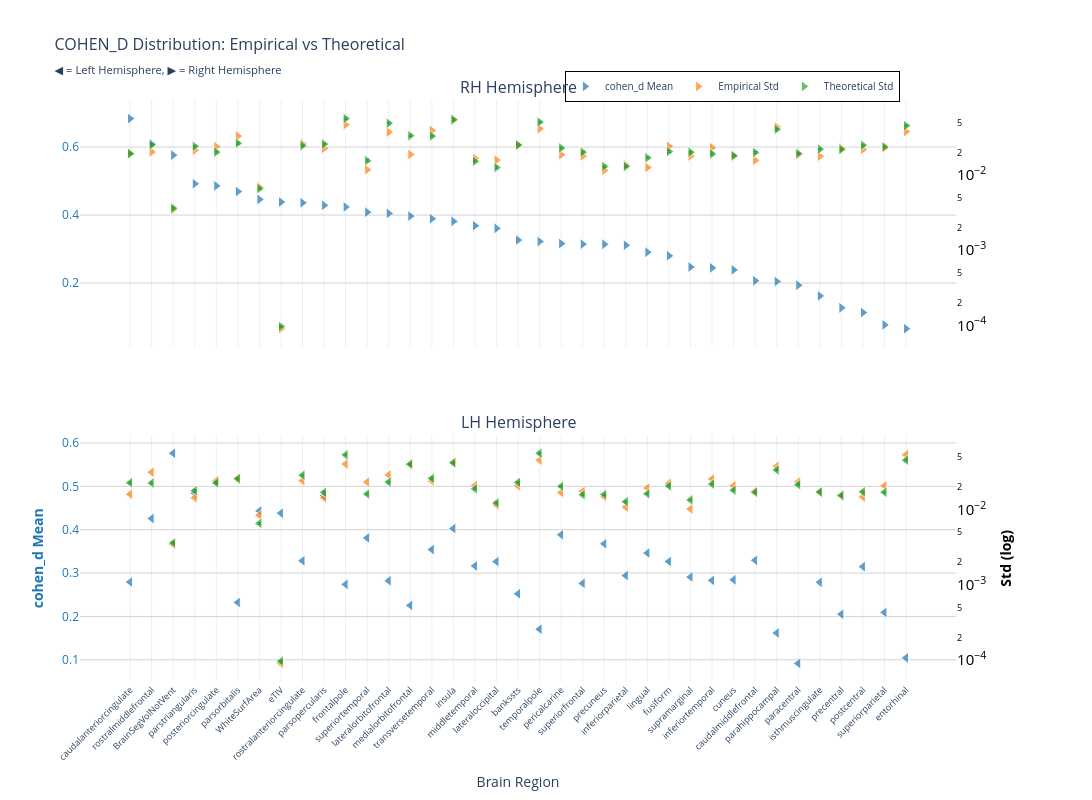
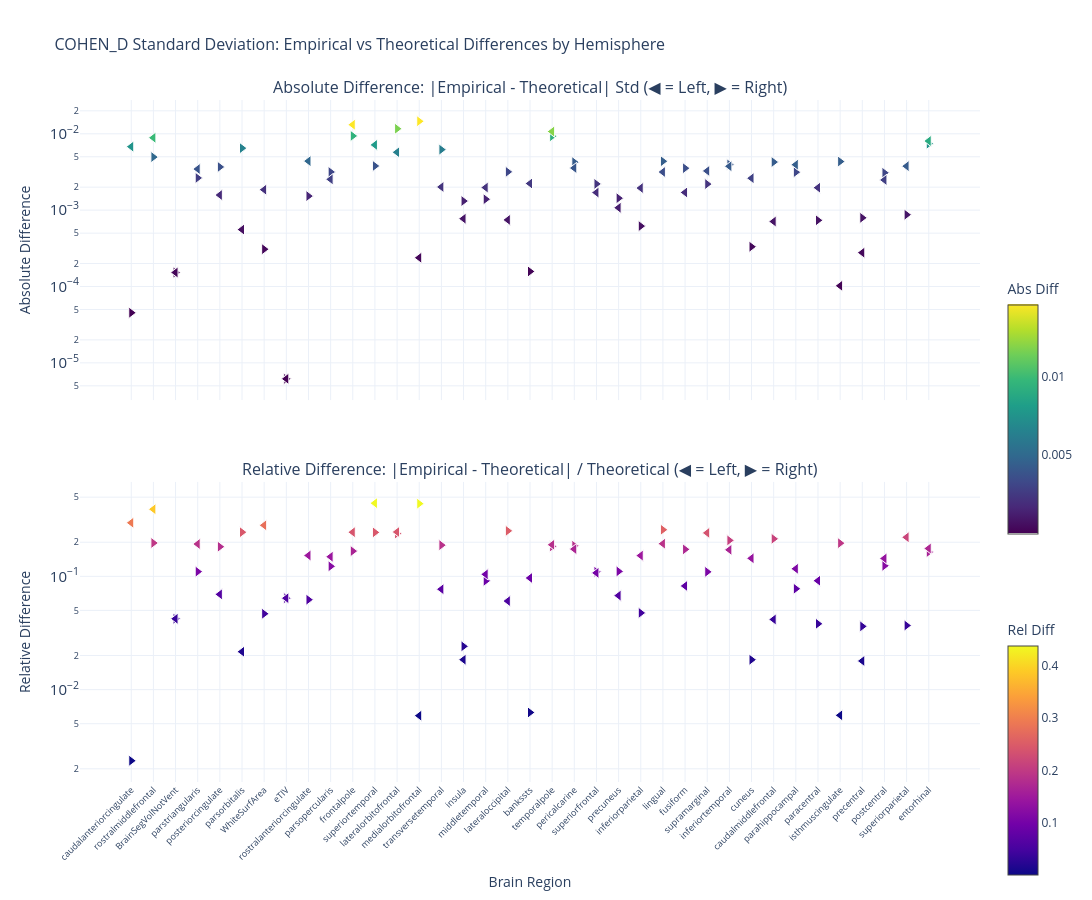

These figures' notebook cell, in order:
### Markdown cell above
### Cohen's d

### Code cell
nu_nav = df_npvr[(df_npvr["timepoint"] == "baseline") & (df_npvr["group"] == "HC-PD")]
data_path = stats_dir / f"cohen_d_baseline_{METRIC}.parquet"
df, stats = get_test_stats(
    data_path,
    stat_functions_F,
    nu_nav,
    hemisphere=True,
    study="baseline",
    raw_values=True,
)
show_figure(
    stats, hemisphere=True, stat_name="cohen_d", study="baseline", metric=METRIC
)

### Figure 1 — Plotly figure (JSON) as saved in the notebook; plotly's stock layout.template omitted (floating-point values rounded to 4 significant figures)
{"data": [{"hovertemplate": "<b>%{x}</b><br>Mean cohen_d: %{y:.2f}<br><extra></extra>", "legendgroup": "mean", "marker": {"color": "#1f77b4", "line": {"color": "white", "width": 1}, "opacity": 0.7, "size": 10, "symbol": "triangle-right"}, "mode": "markers", "name": "cohen_d Mean", "showlegend": true, "type": "scatter", "x": ["caudalanteriorcingulate", "rostralmiddlefrontal", "BrainSegVolNotVent", "parstriangularis", "posteriorcingulate", "parsorbitalis", "WhiteSurfArea", "eTIV", "rostralanteriorcingulate", "parsopercularis", "frontalpole", "superiortemporal", "lateralorbitofrontal", "medialorbitofrontal", "transversetemporal", "insula", "middletemporal", "lateraloccipital", "bankssts", "temporalpole", "pericalcarine", "superiorfrontal", "precuneus", "inferiorparietal", "lingual", "fusiform", "supramarginal", "inferiortemporal", "cuneus", "caudalmiddlefrontal", "parahippocampal", "paracentral", "isthmuscingulate", "precentral", "postcentral", "superiorparietal", "entorhinal"], "xaxis": "x", "y": [0.6837, 0.6097, 0.5763, 0.492, 0.4859, 0.4692, 0.4462, 0.4382, 0.4361, 0.4287, 0.4238, 0.4085, 0.4049, 0.3969, 0.3891, 0.3815, 0.3686, 0.3608, 0.3265, 0.3221, 0.3161, 0.3145, 0.3141, 0.3114, 0.2908, 0.2801, 0.2473, 0.2447, 0.2387, 0.2066, 0.2047, 0.1938, 0.1624, 0.1272, 0.1132, 0.07698, 0.06573], "yaxis": "y"}, {"hovertemplate": "<b>%{x}</b><br>Empirical Std: %{y:.3f}<br><extra></extra>", "legendgroup": "empirical", "marker": {"color": "#ff7f0e", "line": {"color": "white", "width": 1}, "opacity": 0.7, "size": 10, "symbol": "triangle-right"}, "mode": "markers", "name": "Empirical Std", "showlegend": true, "type": "scatter", "x": ["caudalanteriorcingulate", "rostralmiddlefrontal", "BrainSegVolNotVent", "parstriangularis", "posteriorcingulate", "parsorbitalis", "WhiteSurfArea", "eTIV", "rostralanteriorcingulate", "parsopercularis", "frontalpole", "superiortemporal", "lateralorbitofrontal", "medialorbitofrontal", "transversetemporal", "insula", "middletemporal", "lateraloccipital", "bankssts", "temporalpole", "pericalcarine", "superiorfrontal", "precuneus", "inferiorparietal", "lingual", "fusiform", "supramarginal", "inferiortemporal", "cuneus", "caudalmiddlefrontal", "parahippocampal", "paracentral", "isthmuscingulate", "precentral", "postcentral", "superiorparietal", "entorhinal"], "xaxis": "x", "y": [0.01928, 0.02021, 0.003462, 0.02138, 0.02383, 0.03294, 0.006904, 9.012e-05, 0.02608, 0.02262, 0.04684, 0.01173, 0.03719, 0.01874, 0.03914, 0.05333, 0.01664, 0.01577, 0.02488, 0.04124, 0.0186, 0.01793, 0.01154, 0.01361, 0.01259, 0.02404, 0.01785, 0.02305, 0.01775, 0.01565, 0.04364, 0.01858, 0.01773, 0.02272, 0.0218, 0.0228, 0.03788], "yaxis": "y2"}, {"error_y": {"array": [0.0005389, 0.0007051, 0.0001013, 0.0006731, 0.0005647, 0.0007412, 0.0001848, 2.698e-06, 0.000688, 0.0007224, 0.001575, 0.0004349, 0.001368, 0.0009342, 0.0009227, 0.001531, 0.0004272, 0.0003528, 0.0007016, 0.001416, 0.0006402, 0.0005641, 0.0003634, 0.000364, 0.0004751, 0.0005742, 0.0005618, 0.0005348, 0.0005065, 0.000558, 0.001134, 0.0005412, 0.0006182, 0.0006143, 0.0006973, 0.0006631, 0.001269], "arrayminus": [0.000524, 0.0006855, 9.848e-05, 0.0006545, 0.000549, 0.0007207, 0.0001797, 2.623e-06, 0.0006689, 0.0007024, 0.001531, 0.0004228, 0.00133, 0.0009083, 0.0008971, 0.001489, 0.0004154, 0.0003431, 0.0006821, 0.001376, 0.0006224, 0.0005485, 0.0003533, 0.0003539, 0.000462, 0.0005583, 0.0005462, 0.00052, 0.0004924, 0.0005425, 0.001103, 0.0005262, 0.000601, 0.0005972, 0.000678, 0.0006448, 0.001234], "color": "#2ca02c", "thickness": 1, "type": "data", "visible": true, "width": 2}, "hovertemplate": "<b>%{x}</b><br>Theoretical Std: %{y:.3f}<br><extra></extra>", "legendgroup": "theoretical", "marker": {"color": "#2ca02c", "line": {"color": "white", "width": 1}, "opacity": 0.7, "size": 10, "symbol": "triangle-right"}, "mode": "markers", "name": "Theoretical Std", "showlegend": true, "type": "scatter", "x": ["caudalanteriorcingulate", "rostralmiddlefrontal", "BrainSegVolNotVent", "parstriangularis", "posteriorcingulate", "parsorbitalis", "WhiteSurfArea", "eTIV", "rostralanteriorcingulate", "parsopercularis", "frontalpole", "superiortemporal", "lateralorbitofrontal", "medialorbitofrontal", "transversetemporal", "insula", "middletemporal", "lateraloccipital", "bankssts", "temporalpole", "pericalcarine", "superiorfrontal", "precuneus", "inferiorparietal", "lingual", "fusiform", "supramarginal", "inferiortemporal", "cuneus", "caudalmiddlefrontal", "parahippocampal", "paracentral", "isthmuscingulate", "precentral", "postcentral", "superiorparietal", "entorhinal"], "xaxis": "x", "y": [0.01923, 0.02516, 0.003615, 0.02403, 0.02015, 0.02646, 0.006596, 9.63e-05, 0.02456, 0.02578, 0.05622, 0.01552, 0.04883, 0.03334, 0.03293, 0.05464, 0.01525, 0.01259, 0.02504, 0.05053, 0.02285, 0.02013, 0.01297, 0.01299, 0.01696, 0.0205, 0.02005, 0.01909, 0.01808, 0.01991, 0.04049, 0.01932, 0.02206, 0.02192, 0.02489, 0.02367, 0.0453], "yaxis": "y2"}, {"hovertemplate": "<b>%{x}</b><br>Mean cohen_d: %{y:.2f}<br><extra></extra>", "legendgroup": "mean", "marker": {"color": "#1f77b4", "line": {"color": "white", "width": 1}, "opacity": 0.7, "size": 10, "symbol": "triangle-left"}, "mode": "markers", "name": "cohen_d Mean", "showlegend": false, "type": "scatter", "x": ["BrainSegVolNotVent", "posteriorcingulate", "parstriangularis", "parsopercularis", "WhiteSurfArea", "eTIV", "rostralmiddlefrontal", "insula", "pericalcarine", "superiortemporal", "precuneus", "transversetemporal", "lingual", "caudalmiddlefrontal", "rostralanteriorcingulate", "fusiform", "lateraloccipital", "middletemporal", "postcentral", "inferiorparietal", "supramarginal", "cuneus", "inferiortemporal", "lateralorbitofrontal", "caudalanteriorcingulate", "isthmuscingulate", "superiorfrontal", "frontalpole", "bankssts", "parsorbitalis", "medialorbitofrontal", "superiorparietal", "precentral", "temporalpole", "parahippocampal", "entorhinal", "paracentral"], "xaxis": "x2", "y": [0.5763, 0.5101, 0.4842, 0.4787, 0.4433, 0.4382, 0.4258, 0.4027, 0.3884, 0.381, 0.3675, 0.3542, 0.3461, 0.3294, 0.3283, 0.3266, 0.3264, 0.3164, 0.3148, 0.2942, 0.2908, 0.2844, 0.2831, 0.2823, 0.2794, 0.2788, 0.2763, 0.274, 0.2522, 0.2322, 0.2254, 0.2092, 0.2053, 0.1706, 0.1619, 0.1044, 0.09177], "yaxis": "y3"}, {"hovertemplate": "<b>%{x}</b><br>Empirical Std: %{y:.3f}<br><extra></extra>", "legendgroup": "empirical", "marker": {"color": "#ff7f0e", "line": {"color": "white", "width": 1}, "opacity": 0.7, "size": 10, "symbol": "triangle-left"}, "mode": "markers", "name": "Empirical Std", "showlegend": false, "type": "scatter", "x": ["BrainSegVolNotVent", "posteriorcingulate", "parstriangularis", "parsopercularis", "WhiteSurfArea", "eTIV", "rostralmiddlefrontal", "insula", "pericalcarine", "superiortemporal", "precuneus", "transversetemporal", "lingual", "caudalmiddlefrontal", "rostralanteriorcingulate", "fusiform", "lateraloccipital", "middletemporal", "postcentral", "inferiorparietal", "supramarginal", "cuneus", "inferiortemporal", "lateralorbitofrontal", "caudalanteriorcingulate", "isthmuscingulate", "superiorfrontal", "frontalpole", "bankssts", "parsorbitalis", "medialorbitofrontal", "superiorparietal", "precentral", "temporalpole", "parahippocampal", "entorhinal", "paracentral"], "xaxis": "x2", "y": [0.003462, 0.02432, 0.01446, 0.01448, 0.008427, 9.012e-05, 0.03156, 0.04283, 0.01692, 0.02334, 0.01483, 0.02412, 0.01944, 0.01776, 0.02434, 0.02244, 0.01157, 0.02095, 0.01481, 0.01085, 0.01024, 0.02081, 0.02568, 0.02901, 0.01607, 0.01711, 0.01755, 0.04049, 0.02087, 0.02631, 0.04018, 0.02082, 0.01523, 0.04567, 0.03776, 0.05372, 0.02349], "yaxis": "y4"}, {"error_y": {"array": [0.0001013, 0.0006373, 0.0005019, 0.0004767, 0.0001842, 2.698e-06, 0.0006356, 0.001178, 0.0005738, 0.0004534, 0.0004455, 0.0007323, 0.0004561, 0.0004777, 0.0008048, 0.000581, 0.0003451, 0.0005317, 0.0004846, 0.0003586, 0.0003782, 0.0005095, 0.0006142, 0.0006522, 0.0006403, 0.0004822, 0.000444, 0.001503, 0.0006472, 0.0007217, 0.001132, 0.0004778, 0.0004344, 0.001579, 0.0009475, 0.00128, 0.0006029], "arrayminus": [9.848e-05, 0.0006196, 0.000488, 0.0004635, 0.0001791, 2.623e-06, 0.000618, 0.001146, 0.0005579, 0.0004408, 0.0004331, 0.000712, 0.0004434, 0.0004645, 0.0007825, 0.0005649, 0.0003356, 0.0005169, 0.0004711, 0.0003487, 0.0003678, 0.0004954, 0.0005972, 0.0006341, 0.0006225, 0.0004688, 0.0004317, 0.001461, 0.0006293, 0.0007017, 0.001101, 0.0004645, 0.0004224, 0.001536, 0.0009212, 0.001244, 0.0005862], "color": "#2ca02c", "thickness": 1, "type": "data", "visible": true, "width": 2}, "hovertemplate": "<b>%{x}</b><br>Theoretical Std: %{y:.3f}<br><extra></extra>", "legendgroup": "theoretical", "marker": {"color": "#2ca02c", "line": {"color": "white", "width": 1}, "opacity": 0.7, "size": 10, "symbol": "triangle-left"}, "mode": "markers", "name": "Theoretical Std", "showlegend": false, "type": "scatter", "x": ["BrainSegVolNotVent", "posteriorcingulate", "parstriangularis", "parsopercularis", "WhiteSurfArea", "eTIV", "rostralmiddlefrontal", "insula", "pericalcarine", "superiortemporal", "precuneus", "transversetemporal", "lingual", "caudalmiddlefrontal", "rostralanteriorcingulate", "fusiform", "lateraloccipital", "middletemporal", "postcentral", "inferiorparietal", "supramarginal", "cuneus", "inferiortemporal", "lateralorbitofrontal", "caudalanteriorcingulate", "isthmuscingulate", "superiorfrontal", "frontalpole", "bankssts", "parsorbitalis", "medialorbitofrontal", "superiorparietal", "precentral", "temporalpole", "parahippocampal", "entorhinal", "paracentral"], "xaxis": "x2", "y": [0.003615, 0.02275, 0.01792, 0.01701, 0.006573, 9.63e-05, 0.02268, 0.04206, 0.02048, 0.01618, 0.0159, 0.02614, 0.01628, 0.01705, 0.02872, 0.02074, 0.01232, 0.01898, 0.01729, 0.0128, 0.0135, 0.01819, 0.02192, 0.02328, 0.02285, 0.01721, 0.01585, 0.05364, 0.0231, 0.02576, 0.04042, 0.01705, 0.0155, 0.05637, 0.03382, 0.04568, 0.02152], "yaxis": "y4"}], "layout": {"annotations": [{"font": {"size": 16}, "showarrow": false, "text": "RH Hemisphere", "x": 0.47, "xanchor": "center", "xref": "paper", "y": 1, "yanchor": "bottom", "yref": "paper"}, {"font": {"size": 16}, "showarrow": false, "text": "LH Hemisphere", "x": 0.47, "xanchor": "center", "xref": "paper", "y": 0.425, "yanchor": "bottom", "yref": "paper"}], "height": 800, "hovermode": "x", "legend": {"bgcolor": "rgba(255, 255, 255, 0.9)", "bordercolor": "black", "borderwidth": 1, "font": {"size": 10}, "orientation": "h", "x": 0.7, "xanchor": "center", "y": 1.05}, "title": {"font": {"size": 16}, "text": "COHEN_D Distribution: Empirical vs Theoretical<br><sub>◀ = Left Hemisphere, ▶ = Right Hemisphere</sub>"}, "width": 1400, "xaxis": {"anchor": "y", "domain": [0, 0.94], "matches": "x2", "showticklabels": false}, "xaxis2": {"anchor": "y3", "domain": [0, 0.94], "tickangle": -45, "tickfont": {"size": 9}, "title": {"text": "Brain Region"}}, "yaxis": {"anchor": "x", "domain": [0.575, 1], "gridcolor": "lightgray", "showgrid": true, "tickfont": {"color": "#1f77b4"}, "title": {"font": {"color": "#1f77b4"}, "text": ""}}, "yaxis2": {"anchor": "x", "exponentformat": "power", "overlaying": "y", "showgrid": false, "side": "right", "tickfont": {"color": "black"}, "title": {"font": {"color": "black"}, "text": ""}, "type": "log"}, "yaxis3": {"anchor": "x2", "domain": [0, 0.425], "gridcolor": "lightgray", "showgrid": true, "tickfont": {"color": "#1f77b4"}, "title": {"font": {"color": "#1f77b4"}, "text": "<b>cohen_d Mean</b>"}}, "yaxis4": {"anchor": "x2", "exponentformat": "power", "overlaying": "y3", "showgrid": false, "side": "right", "tickfont": {"color": "black"}, "title": {"font": {"color": "black"}, "text": "<b>Std (log)</b>"}, "type": "log"}}}

### Figure 2 — Plotly figure (JSON) as saved in the notebook; plotly's stock layout.template omitted (floating-point values rounded to 4 significant figures)
{"data": [{"hovertemplate": "<b>%{x}</b><br>Hemisphere: %{text}<br>Abs Diff: %{y:.4f}<br><extra></extra>", "legendgroup": "abs_rh", "marker": {"color": [4.531e-05, 0.004956, 0.0001526, 0.002643, 0.003678, 0.006486, 0.0003082, 6.176e-06, 0.001528, 0.003159, 0.009382, 0.00379, 0.01164, 0.0146, 0.006206, 0.001316, 0.00139, 0.003172, 0.0001574, 0.009285, 0.004253, 0.002206, 0.001434, 0.0006179, 0.004369, 0.003544, 0.002195, 0.003962, 0.0003319, 0.004266, 0.003145, 0.0007357, 0.00433, 0.0007929, 0.003084, 0.0008712, 0.007415], "colorbar": {"len": 0.4, "title": {"text": "Abs Diff"}, "y": 0.75, "yanchor": "top"}, "colorscale": [[0, "#440154"], [0.1111, "#482878"], [0.2222, "#3e4989"], [0.3333, "#31688e"], [0.4444, "#26828e"], [0.5556, "#1f9e89"], [0.6667, "#35b779"], [0.7778, "#6ece58"], [0.8889, "#b5de2b"], [1, "#fde725"]], "line": {"color": "white", "width": 1}, "showscale": true, "size": 10, "symbol": "triangle-right"}, "mode": "markers", "name": "Absolute (rh)", "showlegend": false, "text": ["rh", "rh", "rh", "rh", "rh", "rh", "rh", "rh", "rh", "rh", "rh", "rh", "rh", "rh", "rh", "rh", "rh", "rh", "rh", "rh", "rh", "rh", "rh", "rh", "rh", "rh", "rh", "rh", "rh", "rh", "rh", "rh", "rh", "rh", "rh", "rh", "rh"], "type": "scatter", "x": ["caudalanteriorcingulate", "rostralmiddlefrontal", "BrainSegVolNotVent", "parstriangularis", "posteriorcingulate", "parsorbitalis", "WhiteSurfArea", "eTIV", "rostralanteriorcingulate", "parsopercularis", "frontalpole", "superiortemporal", "lateralorbitofrontal", "medialorbitofrontal", "transversetemporal", "insula", "middletemporal", "lateraloccipital", "bankssts", "temporalpole", "pericalcarine", "superiorfrontal", "precuneus", "inferiorparietal", "lingual", "fusiform", "supramarginal", "inferiortemporal", "cuneus", "caudalmiddlefrontal", "parahippocampal", "paracentral", "isthmuscingulate", "precentral", "postcentral", "superiorparietal", "entorhinal"], "xaxis": "x", "y": [4.531e-05, 0.004956, 0.0001526, 0.002643, 0.003678, 0.006486, 0.0003082, 6.176e-06, 0.001528, 0.003159, 0.009382, 0.00379, 0.01164, 0.0146, 0.006206, 0.001316, 0.00139, 0.003172, 0.0001574, 0.009285, 0.004253, 0.002206, 0.001434, 0.0006179, 0.004369, 0.003544, 0.002195, 0.003962, 0.0003319, 0.004266, 0.003145, 0.0007357, 0.00433, 0.0007929, 0.003084, 0.0008712, 0.007415], "yaxis": "y"}, {"hovertemplate": "<b>%{x}</b><br>Hemisphere: %{text}<br>Rel Diff: %{y:.2%}<br><extra></extra>", "legendgroup": "rel_rh", "marker": {"color": [0.002356, 0.1969, 0.0422, 0.11, 0.1825, 0.2452, 0.04672, 0.06413, 0.0622, 0.1225, 0.1669, 0.2442, 0.2384, 0.4379, 0.1885, 0.02409, 0.09119, 0.2519, 0.006285, 0.1838, 0.1861, 0.1096, 0.1105, 0.04757, 0.2576, 0.1729, 0.1095, 0.2076, 0.01836, 0.2142, 0.07767, 0.03809, 0.1962, 0.03617, 0.1239, 0.03681, 0.1637], "colorbar": {"len": 0.4, "title": {"text": "Rel Diff"}, "y": 0.25, "yanchor": "top"}, "colorscale": [[0, "#0d0887"], [0.1111, "#46039f"], [0.2222, "#7201a8"], [0.3333, "#9c179e"], [0.4444, "#bd3786"], [0.5556, "#d8576b"], [0.6667, "#ed7953"], [0.7778, "#fb9f3a"], [0.8889, "#fdca26"], [1, "#f0f921"]], "line": {"color": "white", "width": 1}, "showscale": true, "size": 10, "symbol": "triangle-right"}, "mode": "markers", "name": "Relative (rh)", "showlegend": false, "text": ["rh", "rh", "rh", "rh", "rh", "rh", "rh", "rh", "rh", "rh", "rh", "rh", "rh", "rh", "rh", "rh", "rh", "rh", "rh", "rh", "rh", "rh", "rh", "rh", "rh", "rh", "rh", "rh", "rh", "rh", "rh", "rh", "rh", "rh", "rh", "rh", "rh"], "type": "scatter", "x": ["caudalanteriorcingulate", "rostralmiddlefrontal", "BrainSegVolNotVent", "parstriangularis", "posteriorcingulate", "parsorbitalis", "WhiteSurfArea", "eTIV", "rostralanteriorcingulate", "parsopercularis", "frontalpole", "superiortemporal", "lateralorbitofrontal", "medialorbitofrontal", "transversetemporal", "insula", "middletemporal", "lateraloccipital", "bankssts", "temporalpole", "pericalcarine", "superiorfrontal", "precuneus", "inferiorparietal", "lingual", "fusiform", "supramarginal", "inferiortemporal", "cuneus", "caudalmiddlefrontal", "parahippocampal", "paracentral", "isthmuscingulate", "precentral", "postcentral", "superiorparietal", "entorhinal"], "xaxis": "x2", "y": [0.002356, 0.1969, 0.0422, 0.11, 0.1825, 0.2452, 0.04672, 0.06413, 0.0622, 0.1225, 0.1669, 0.2442, 0.2384, 0.4379, 0.1885, 0.02409, 0.09119, 0.2519, 0.006285, 0.1838, 0.1861, 0.1096, 0.1105, 0.04757, 0.2576, 0.1729, 0.1095, 0.2076, 0.01836, 0.2142, 0.07767, 0.03809, 0.1962, 0.03617, 0.1239, 0.03681, 0.1637], "yaxis": "y2"}, {"hovertemplate": "<b>%{x}</b><br>Hemisphere: %{text}<br>Abs Diff: %{y:.4f}<br><extra></extra>", "legendgroup": "abs_lh", "marker": {"color": [0.0001526, 0.001577, 0.003455, 0.002534, 0.001854, 6.176e-06, 0.008871, 0.0007727, 0.003561, 0.007156, 0.001074, 0.002011, 0.003159, 0.0007097, 0.004387, 0.001705, 0.0007451, 0.001976, 0.002485, 0.001949, 0.003263, 0.002622, 0.003754, 0.005731, 0.006785, 0.0001021, 0.001699, 0.01315, 0.002234, 0.0005563, 0.000238, 0.00377, 0.0002775, 0.01071, 0.003941, 0.008044, 0.001968], "colorbar": {"len": 0.4, "title": {"text": "Abs Diff"}, "y": 0.75, "yanchor": "top"}, "colorscale": [[0, "#440154"], [0.1111, "#482878"], [0.2222, "#3e4989"], [0.3333, "#31688e"], [0.4444, "#26828e"], [0.5556, "#1f9e89"], [0.6667, "#35b779"], [0.7778, "#6ece58"], [0.8889, "#b5de2b"], [1, "#fde725"]], "line": {"color": "white", "width": 1}, "showscale": false, "size": 10, "symbol": "triangle-left"}, "mode": "markers", "name": "Absolute (lh)", "showlegend": false, "text": ["lh", "lh", "lh", "lh", "lh", "lh", "lh", "lh", "lh", "lh", "lh", "lh", "lh", "lh", "lh", "lh", "lh", "lh", "lh", "lh", "lh", "lh", "lh", "lh", "lh", "lh", "lh", "lh", "lh", "lh", "lh", "lh", "lh", "lh", "lh", "lh", "lh"], "type": "scatter", "x": ["BrainSegVolNotVent", "posteriorcingulate", "parstriangularis", "parsopercularis", "WhiteSurfArea", "eTIV", "rostralmiddlefrontal", "insula", "pericalcarine", "superiortemporal", "precuneus", "transversetemporal", "lingual", "caudalmiddlefrontal", "rostralanteriorcingulate", "fusiform", "lateraloccipital", "middletemporal", "postcentral", "inferiorparietal", "supramarginal", "cuneus", "inferiortemporal", "lateralorbitofrontal", "caudalanteriorcingulate", "isthmuscingulate", "superiorfrontal", "frontalpole", "bankssts", "parsorbitalis", "medialorbitofrontal", "superiorparietal", "precentral", "temporalpole", "parahippocampal", "entorhinal", "paracentral"], "xaxis": "x", "y": [0.0001526, 0.001577, 0.003455, 0.002534, 0.001854, 6.176e-06, 0.008871, 0.0007727, 0.003561, 0.007156, 0.001074, 0.002011, 0.003159, 0.0007097, 0.004387, 0.001705, 0.0007451, 0.001976, 0.002485, 0.001949, 0.003263, 0.002622, 0.003754, 0.005731, 0.006785, 0.0001021, 0.001699, 0.01315, 0.002234, 0.0005563, 0.000238, 0.00377, 0.0002775, 0.01071, 0.003941, 0.008044, 0.001968], "yaxis": "y"}, {"hovertemplate": "<b>%{x}</b><br>Hemisphere: %{text}<br>Rel Diff: %{y:.2%}<br><extra></extra>", "legendgroup": "rel_lh", "marker": {"color": [0.0422, 0.06933, 0.1929, 0.1489, 0.282, 0.06413, 0.3911, 0.01837, 0.1739, 0.4422, 0.06755, 0.07695, 0.1941, 0.04163, 0.1527, 0.08221, 0.06049, 0.1042, 0.1437, 0.1523, 0.2417, 0.1442, 0.1713, 0.2462, 0.2969, 0.005932, 0.1072, 0.2452, 0.0967, 0.0216, 0.00589, 0.2211, 0.0179, 0.1899, 0.1165, 0.1761, 0.09144], "colorbar": {"len": 0.4, "title": {"text": "Rel Diff"}, "y": 0.25, "yanchor": "top"}, "colorscale": [[0, "#0d0887"], [0.1111, "#46039f"], [0.2222, "#7201a8"], [0.3333, "#9c179e"], [0.4444, "#bd3786"], [0.5556, "#d8576b"], [0.6667, "#ed7953"], [0.7778, "#fb9f3a"], [0.8889, "#fdca26"], [1, "#f0f921"]], "line": {"color": "white", "width": 1}, "showscale": false, "size": 10, "symbol": "triangle-left"}, "mode": "markers", "name": "Relative (lh)", "showlegend": false, "text": ["lh", "lh", "lh", "lh", "lh", "lh", "lh", "lh", "lh", "lh", "lh", "lh", "lh", "lh", "lh", "lh", "lh", "lh", "lh", "lh", "lh", "lh", "lh", "lh", "lh", "lh", "lh", "lh", "lh", "lh", "lh", "lh", "lh", "lh", "lh", "lh", "lh"], "type": "scatter", "x": ["BrainSegVolNotVent", "posteriorcingulate", "parstriangularis", "parsopercularis", "WhiteSurfArea", "eTIV", "rostralmiddlefrontal", "insula", "pericalcarine", "superiortemporal", "precuneus", "transversetemporal", "lingual", "caudalmiddlefrontal", "rostralanteriorcingulate", "fusiform", "lateraloccipital", "middletemporal", "postcentral", "inferiorparietal", "supramarginal", "cuneus", "inferiortemporal", "lateralorbitofrontal", "caudalanteriorcingulate", "isthmuscingulate", "superiorfrontal", "frontalpole", "bankssts", "parsorbitalis", "medialorbitofrontal", "superiorparietal", "precentral", "temporalpole", "parahippocampal", "entorhinal", "paracentral"], "xaxis": "x2", "y": [0.0422, 0.06933, 0.1929, 0.1489, 0.282, 0.06413, 0.3911, 0.01837, 0.1739, 0.4422, 0.06755, 0.07695, 0.1941, 0.04163, 0.1527, 0.08221, 0.06049, 0.1042, 0.1437, 0.1523, 0.2417, 0.1442, 0.1713, 0.2462, 0.2969, 0.005932, 0.1072, 0.2452, 0.0967, 0.0216, 0.00589, 0.2211, 0.0179, 0.1899, 0.1165, 0.1761, 0.09144], "yaxis": "y2"}], "layout": {"annotations": [{"font": {"size": 16}, "showarrow": false, "text": "Absolute Difference: |Empirical - Theoretical| Std (◀ = Left, ▶ = Right)", "x": 0.5, "xanchor": "center", "xref": "paper", "y": 1, "yanchor": "bottom", "yref": "paper"}, {"font": {"size": 16}, "showarrow": false, "text": "Relative Difference: |Empirical - Theoretical| / Theoretical (◀ = Left, ▶ = Right)", "x": 0.5, "xanchor": "center", "xref": "paper", "y": 0.44, "yanchor": "bottom", "yref": "paper"}], "height": 900, "hovermode": "x unified", "showlegend": false, "title": {"font": {"size": 16}, "text": "COHEN_D Standard Deviation: Empirical vs Theoretical Differences by Hemisphere"}, "width": 1400, "xaxis": {"anchor": "y", "domain": [0, 1], "showticklabels": false}, "xaxis2": {"anchor": "y2", "domain": [0, 1], "tickangle": -45, "tickfont": {"size": 9}, "title": {"text": "Brain Region"}}, "yaxis": {"anchor": "x", "domain": [0.56, 1], "exponentformat": "power", "title": {"text": "Absolute Difference"}, "type": "log"}, "yaxis2": {"anchor": "x2", "domain": [0, 0.44], "exponentformat": "power", "title": {"text": "Relative Difference"}, "type": "log"}}}
